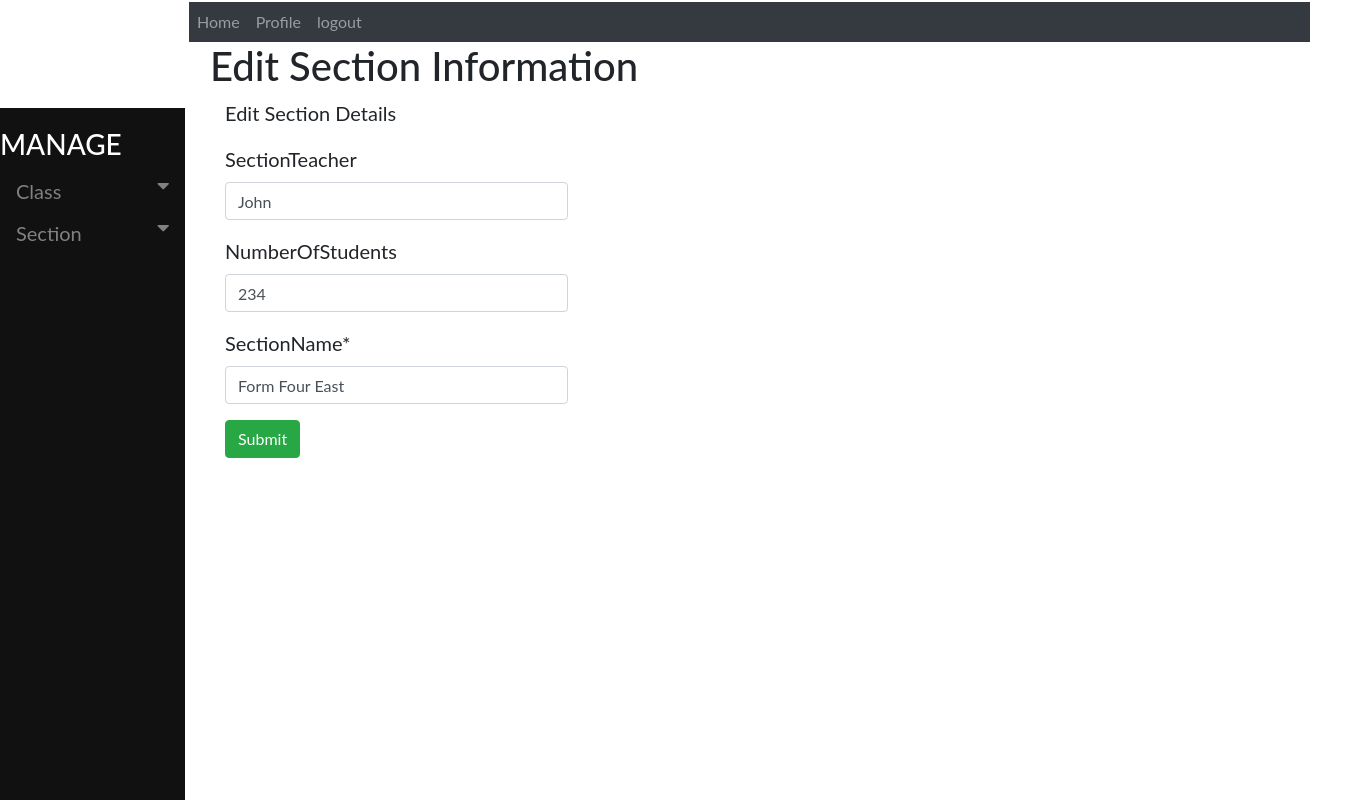
The app's page /accounts/editsectioninformation/1, older data.
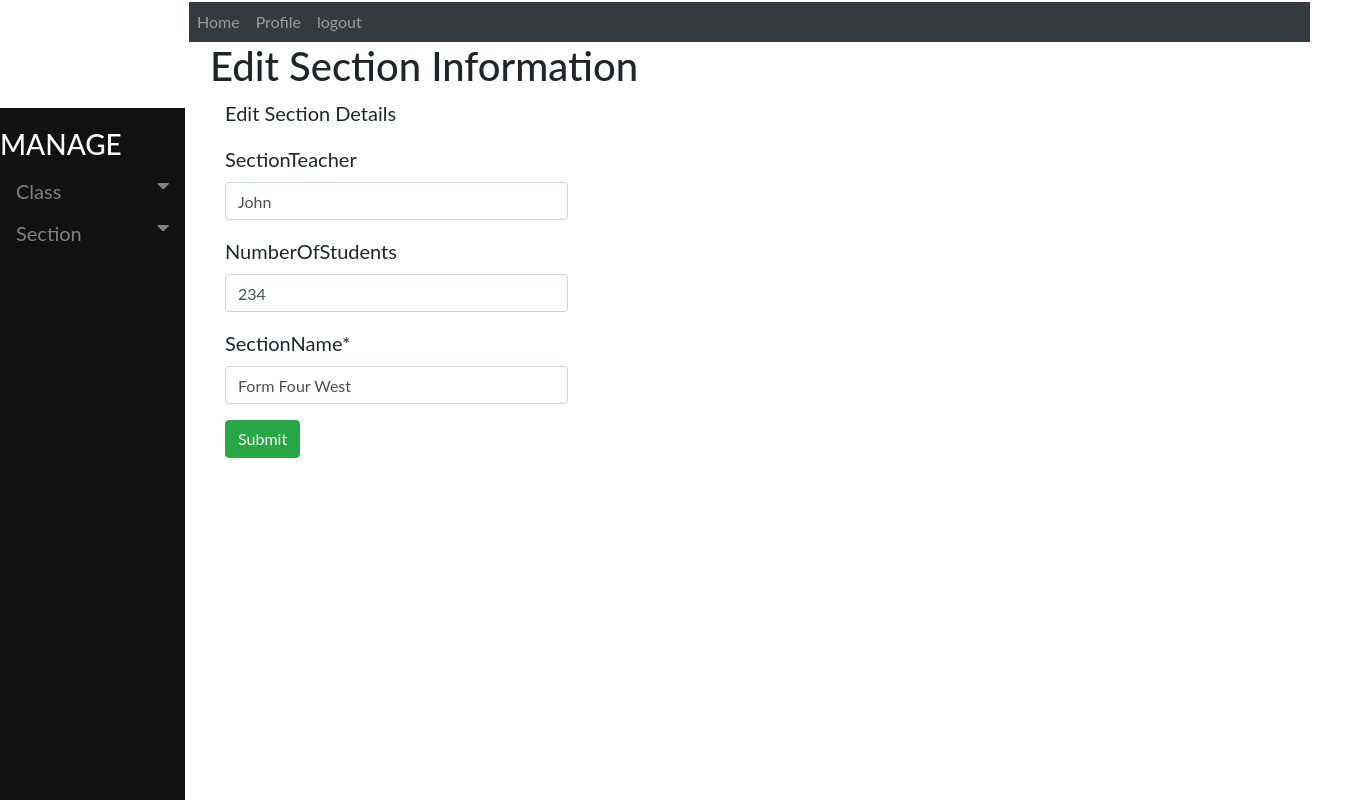
The same page, newer data.
### accounts/models.py (models this page shows, shortened)
class Sectioninformation(models.Model):
    NameOfClass = models.ForeignKey(Classinformation, on_delete=models.PROTECT, blank=True, null=True)
    SectionName = models.CharField(max_length=130)
    SectionTeacher = models.CharField(max_length=30, blank=True)
    NumberOfStudents = models.CharField(max_length=30, blank=True)

### accounts/views.py (the view)
# urls.py: url(r'^editsectioninformation/(?P<pk>\d+)', views.editsectioninformation, name="editsectioninformation"),
def editsectioninformation(request, pk):
    item = get_object_or_404(Sectioninformation, id=pk)
    if request.method == "POST":
        form =  EditsectioninformationForm(request.POST, instance=item)
        if form.is_valid():
            form.save()
            return redirect('viewsectioninformation')
    else:
        form =  EditsectioninformationForm(instance=item)
        return render(request, 'accounts/editsectioninformation.html', {'form': form})

### accounts/forms.py
class EditsectioninformationForm(forms.ModelForm):
    class Meta:
        model = Sectioninformation
        fields = ('SectionTeacher', 'NumberOfStudents', 'SectionName')

### accounts/templates/accounts/editsectioninformation.html (shortened to what this page needs)
{% extends 'base.html' %}
{% block body %}
<div class="container" style="margin-left: 200px;font-size: 20px; padding: 0px 10px;">
  <h1>Edit Section Information</h1>
  {% load crispy_forms_tags %}
  <div class="col-lg-4" style="float:left">
    <form method="post" enctype="multipart/form-data">
      <p>Edit Section Details</p>
      {{ form|crispy}}
     <button type="submit" class="btn btn-success">Submit</button>
    </form>
  </div>
</div>
{% endblock %}

Row changes from the older to the newer data that the page shows:
changed Sectioninformation "John": SectionName "Form Four East" → "Form Four West"
